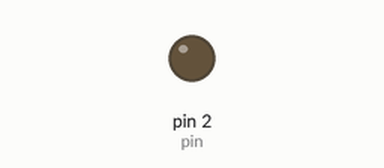
This program was run on a simulated MicroPython board. Shown: output pins drawn as LEDs (lit = HIGH).

Above: at 1.0 s.
At 3.0 s:
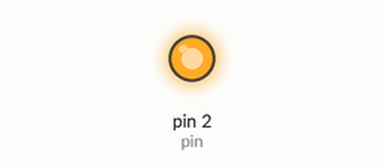
Timing chart, 0 to 5.2 s (numbered marks = the images above):
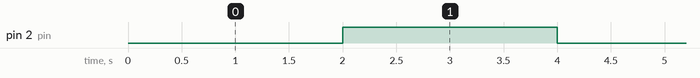

The program:

main.py
```python
import machine
import time

# 指明 GPIO2 管脚
pin = machine.Pin(2, machine.Pin.OUT)

# 循环执行
while True:
    time.sleep(2)   # 等待 2 秒
    pin.on()        # 控制 LED 状态
    time.sleep(2)   # 等待 2 秒
    pin.off()       # 切换 LED 状
```

Measured:
- by itself, pin 2 (pin): alternates HIGH for 2.0 s and LOW for 2.0 s
